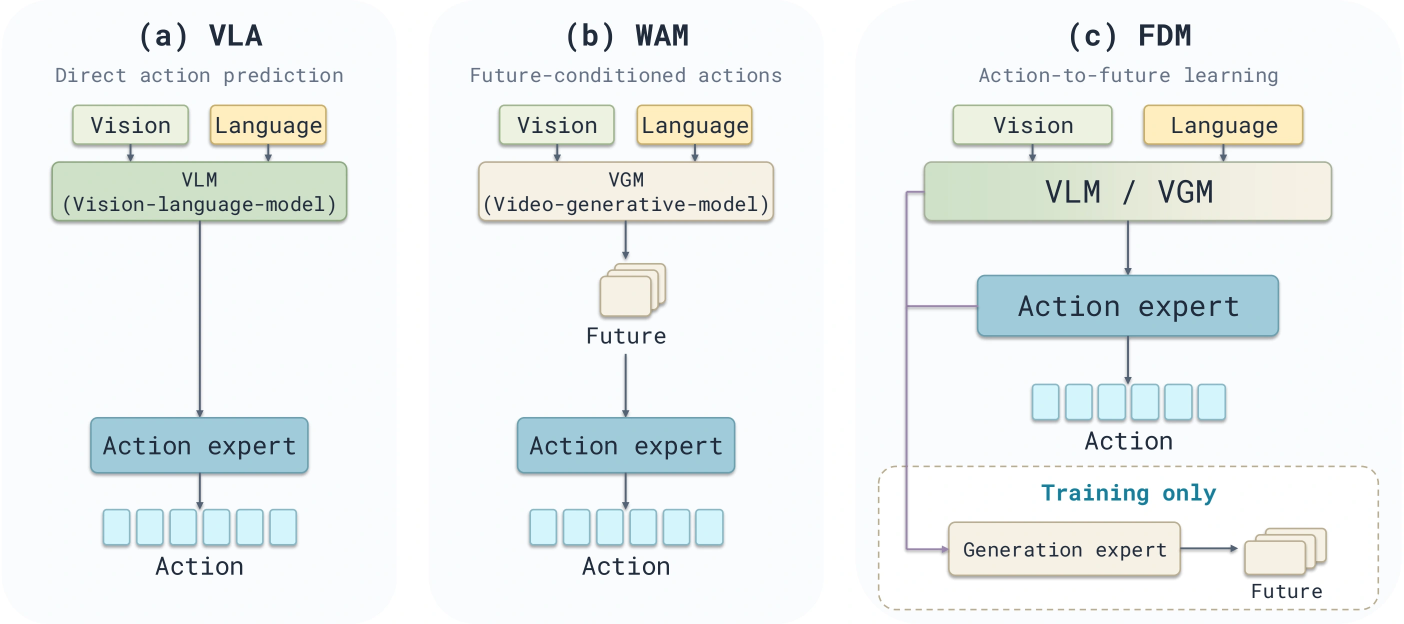
#> input picture docs/website/assets/archi_compare.webp, 2807 x 1248 px, given in place of frame_000424.png, which was not available (shown at 1/2 size)
$ python prepare_media.py
#> lines starting #> are read from the running program, lines starting #| are printed output that depends on the picture; pictures that were not available may be replaced by others from this repository, and a replacement may not be noted
"""Prepare figures, posters, three-view recordings and the captioned PowerPoint demo.

Run from the repository root. Requires ffmpeg, Pillow, and pypdfium2.
Original PowerPoint and experiment recordings are never overwritten.
"""

import shutil
import subprocess
import zipfile
from pathlib import Path

import pypdfium2 as pdfium
from compose_views import compose_all
from export_ppt import main as export_ppt
from PIL import Image, ImageDraw, ImageFont, ImageOps

ROOT = Path(__file__).resolve().parents[3]
SOURCES = ROOT / "web"
ASSETS = ROOT / "docs/website/assets"
WORK = ROOT / "playground/website/render"
TASKS = {
    "drawer": "Drawer packing",
    "gift": "Box packing and closing",
    "badminton": "Shuttlecock insertion",
    "cup": "Paper-cup stacking",
    "cube": "Block stacking",
}


def font(size, serif=False):
    name = "instrument-serif.ttf" if serif else "dm-sans-400.ttf"
    return ImageFont.truetype(str(ASSETS / "fonts" / name), size)


def posters():
    # Preserve source frames; the webpage assembles its cover with a CSS grid.
    subprocess.run(
        [
            "ffmpeg",
            "-v",
            "error",
            "-y",
            "-ss",
            "20",
            "-i",
            str(SOURCES / "real-exp/drawer/FDM-VLM/third.mp4"),
            "-frames:v",
            "1",
            str(ASSETS / "cover-drawer.png"),
        ],
        check=True,
    )
#> (this line was passed over: subprocess is not available in this run)
    shutil.copy2(SOURCES / "real-task/gift/frame_001082.png", ASSETS / "cover-box.png")
    shutil.copy2(SOURCES / "real-task/badminton/frame_000175.png", ASSETS / "cover-shuttlecock.png")
    image = Image.new("RGB", (1600, 750), "#202c28")
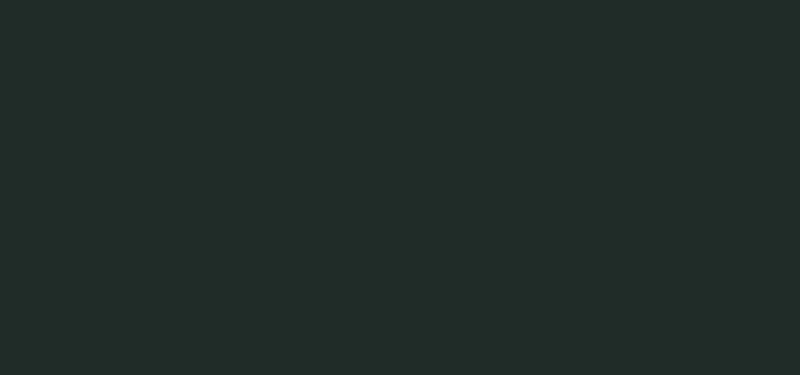
#> image: PIL image 1600x750 RGB (shown at 1/2 size); mean R, G, B 32, 44, 40
    layout = [
        ("cube/frame_000424.png", (0, 0, 996, 750)),
        ("gift/frame_001082.png", (1004, 0, 596, 371)),
        ("cup/frame_001443.png", (1004, 379, 596, 371)),
    ]
    for source, (x, y, width, height) in layout:
        frame = Image.open(SOURCES / "real-task" / source)
#> frame is the input picture: PIL image 2807x1248 RGB; mean R, G, B 237, 241.6, 241.5
        image.paste(ImageOps.fit(frame, (width, height)), (x, y))
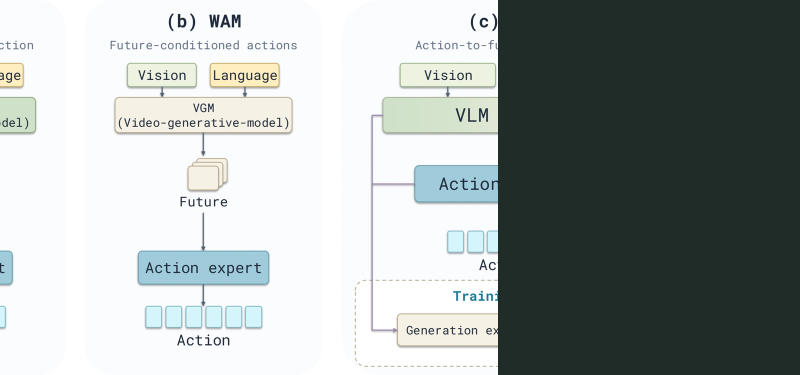
#> image: PIL image 1600x750 RGB (shown at 1/2 size); mean R, G, B 160.7, 167.7, 166.3
#> pass 2 of the loop in posters, `for source, (x, y, width, height) in layout:`:
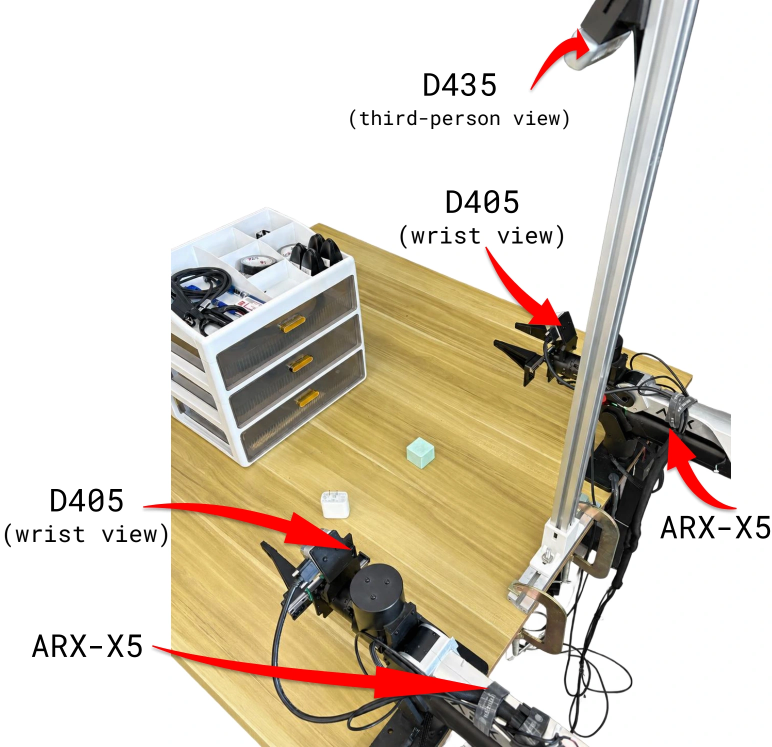
#> input picture docs/website/assets/expset.webp, 1543 x 1494 px, given in place of frame_001082.png, which was not available (shown at 1/2 size)
#> in posters, frame is the input picture: PIL image 1543x1494 RGB; mean R, G, B 217.3, 208.3, 193.7
#> in posters, `image.paste(ImageOps.fit(frame, (width, height)), (x, y))`:
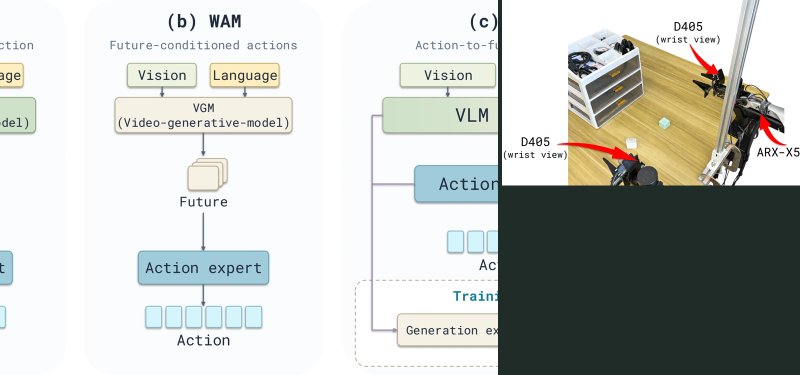
#> image: PIL image 1600x750 RGB (shown at 1/2 size); mean R, G, B 193.7, 196.9, 192.8
    image.save(ASSETS / "demo-poster.webp", quality=90)
    social = Image.new("RGB", (1200, 630), "#f6f5f0")
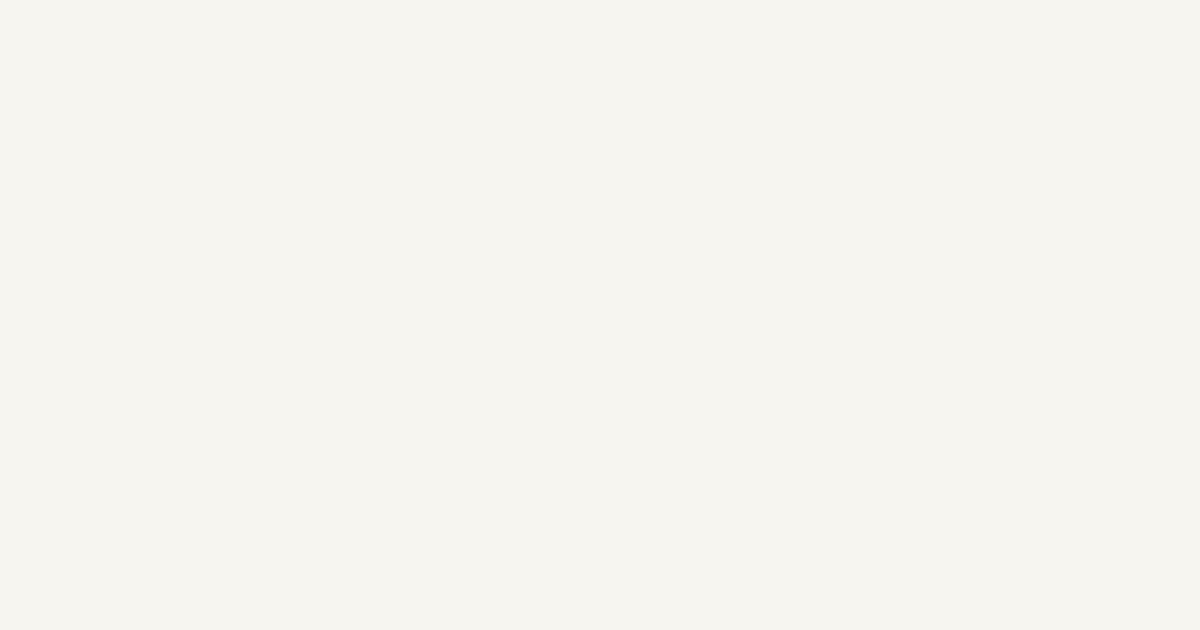
#> social: PIL image 1200x630 RGB; mean R, G, B 246, 245, 240
    draw = ImageDraw.Draw(social)
    draw.text((55, 45), "Forward Dynamics Model", font=font(88, True), fill="#202c28")
    draw.text((58, 162), "Learn from the future. Act in the present.", font=font(25), fill="#25564c")
    social.paste(ImageOps.fit(image, (1090, 340)), (55, 245))
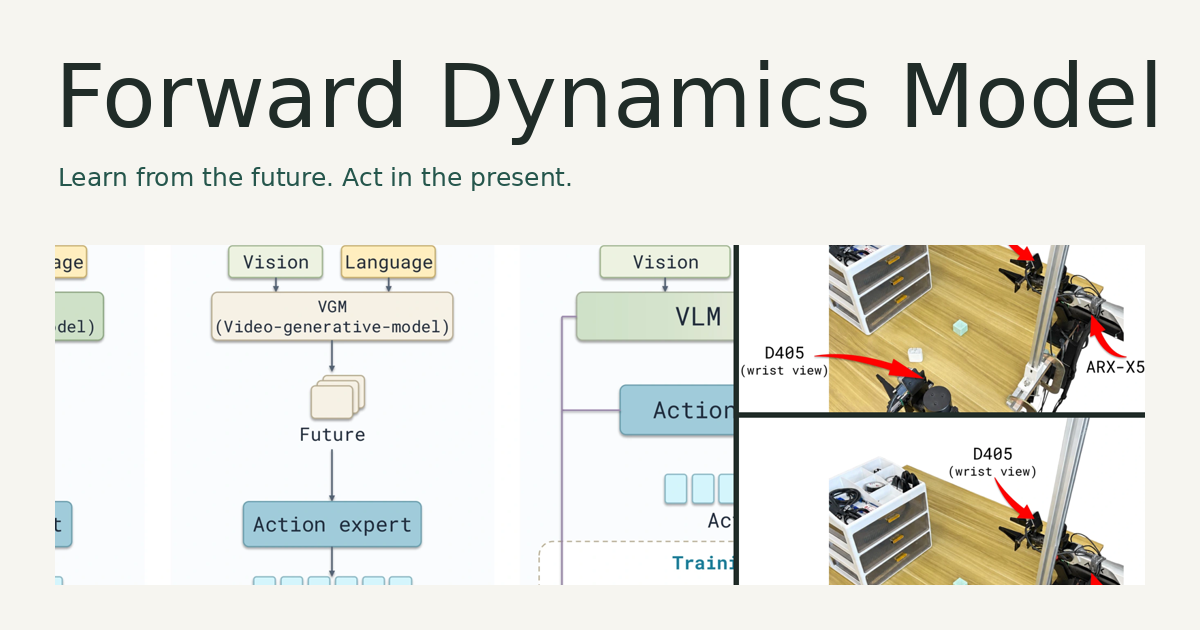
#> social: PIL image 1200x630 RGB; mean R, G, B 228.4, 228.3, 222
    social.save(ASSETS / "social.jpg", quality=90)


def main():
    ASSETS.mkdir(exist_ok=True)
    posters()
    WORK.mkdir(parents=True, exist_ok=True)
#> (the run stopped early here; a loop or call above may not have finished)
